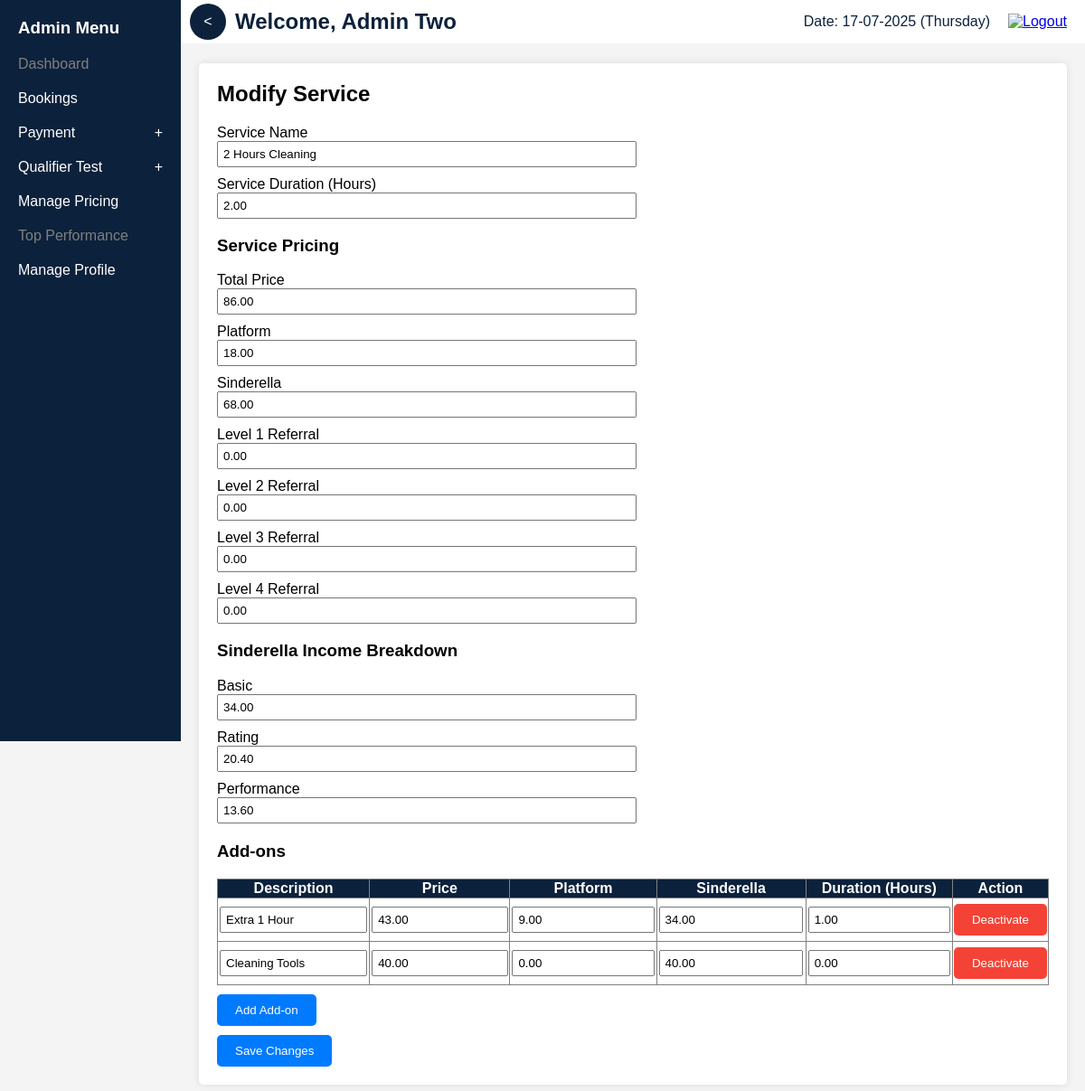
The app's page /ra/modify_service.php?service_id=2 (signed in) with its own data.
### tables this page shows
CREATE TABLE IF NOT EXISTS service_pricing (
    service_id INT(11) PRIMARY KEY AUTO_INCREMENT,
    service_name VARCHAR(255) NOT NULL,
    service_price DECIMAL(10, 2) NOT NULL,
    service_duration DECIMAL(10, 2) NOT NULL,  
    service_status VARCHAR(20) NOT NULL DEFAULT 'active'  
     
);

CREATE TABLE IF NOT EXISTS pricing (
    pricing_id INT(11) PRIMARY KEY AUTO_INCREMENT,
    service_id INT(11) NOT NULL,
    pr_platform DECIMAL(10, 2) NOT NULL,
    pr_sind DECIMAL(10, 2) NOT NULL,
    pr_lvl1 DECIMAL(10, 2) NOT NULL,
    pr_lvl2 DECIMAL(10, 2) NOT NULL,
    pr_lvl3 DECIMAL(10, 2) NOT NULL,
    pr_lvl4 DECIMAL(10, 2) NOT NULL,
    pr_br_basic DECIMAL(10, 2) NOT NULL,
    pr_br_rate DECIMAL(10, 2) NOT NULL,
    pr_br_perf DECIMAL(10, 2) NOT NULL,
    FOREIGN KEY (service_id) REFERENCES service_pricing(service_id)
);

CREATE TABLE IF NOT EXISTS addon (
    ao_id INT(11) PRIMARY KEY AUTO_INCREMENT,
    service_id INT(11) NOT NULL,
    ao_desc VARCHAR(255) NOT NULL,
    ao_price DECIMAL(10, 2) NOT NULL,
    ao_platform DECIMAL(10, 2) NOT NULL,
    ao_sind DECIMAL(10, 2) NOT NULL,
    ao_duration DECIMAL(10, 2) NOT NULL,  
    ao_status VARCHAR(20) NOT NULL DEFAULT 'active',  
    FOREIGN KEY (service_id) REFERENCES service_pricing(service_id)
);

### ra/modify_service.php (the view, shortened to what this page needs)
<?php
require_once '../db_connect.php';
$service_id = isset($_GET['service_id']) ? $_GET['service_id'] : 0;
$service = [];
$pricing = [];
$addons = [];
if ($service_id) {
    $service_query = "SELECT service_name, service_price, service_duration FROM service_pricing WHERE service_id = ?";
    $stmt = $conn->prepare($service_query);
    $stmt->bind_param("i", $service_id);
    $stmt->execute();
    $service_result = $stmt->get_result();
    $service = $service_result->fetch_assoc();
    $pricing_query = "SELECT * FROM pricing WHERE service_id = ?";
    $stmt = $conn->prepare($pricing_query);
    $stmt->bind_param("i", $service_id);
    $stmt->execute();
    $pricing_result = $stmt->get_result();
    $pricing = $pricing_result->fetch_assoc();
    $addons_query = "SELECT ao_id, ao_desc, ao_price, ao_platform, ao_sind, ao_duration, ao_status FROM addon WHERE service_id = ?";
    $stmt = $conn->prepare($addons_query);
    $stmt->bind_param("i", $service_id);
    $stmt->execute();
    $addons_result = $stmt->get_result();
    while ($addon = $addons_result->fetch_assoc()) {
        $addons[] = $addon;
    }
}
?>
<!DOCTYPE html>
<html lang="en">
<head>
    <link rel="stylesheet" href="../includes/css/styles_user.css">
</head>
<body>
    <div class="main-container">
        <?php include '../includes/menu/menu_adm.php'; ?>
        <div class="content-container">
            <?php include '../includes/header_adm.php'; ?>
            <div class="profile-container">
                <h2><?php echo $service_id ? 'Modify' : 'Add'; ?> Service</h2>
                <form id="serviceForm" method="POST" action="save_service.php">
                    <label for="service_name">Service Name</label>
                    <input type="text" id="service_name" name="service_name" value="<?php echo htmlspecialchars($service['service_name'] ?? ''); ?>" required>
                    <label for="service_duration">Service Duration (Hours)</label>
                    <input type="number" step="0.01" id="service_duration" name="service_duration" value="<?php echo htmlspecialchars($service['service_duration'] ?? ''); ?>" required>
                    <h3>Service Pricing</h3>
                    <label for="service_price">Total Price</label>
                    <input type="number" step="0.01" id="service_price" name="service_price" value="<?php echo htmlspecialchars($service['service_price'] ?? ''); ?>" required>
                    <label for="pr_platform">Platform</label>
                    <input type="number" step="0.01" id="pr_platform" name="pr_platform" value="<?php echo htmlspecialchars($pricing['pr_platform'] ?? ''); ?>" required>
                    <label for="pr_sind">Sinderella</label>
                    <input type="number" step="0.01" id="pr_sind" name="pr_sind" value="<?php echo htmlspecialchars($pricing['pr_sind'] ?? ''); ?>" required>
                    <label for="pr_lvl1">Level 1 Referral</label>
                    <input type="number" step="0.01" id="pr_lvl1" name="pr_lvl1" value="<?php echo htmlspecialchars($pricing['pr_lvl1'] ?? ''); ?>" required>
                    <label for="pr_lvl2">Level 2 Referral</label>
                    <input type="number" step="0.01" id="pr_lvl2" name="pr_lvl2" value="<?php echo htmlspecialchars($pricing['pr_lvl2'] ?? ''); ?>" required>
                    <label for="pr_lvl3">Level 3 Referral</label>
                    <input type="number" step="0.01" id="pr_lvl3" name="pr_lvl3" value="<?php echo htmlspecialchars($pricing['pr_lvl3'] ?? ''); ?>" required>
                    <label for="pr_lvl4">Level 4 Referral</label>
                    <input type="number" step="0.01" id="pr_lvl4" name="pr_lvl4" value="<?php echo htmlspecialchars($pricing['pr_lvl4'] ?? ''); ?>" required>
                    <h3>Sinderella Income Breakdown</h3>
                    <label for="pr_br_basic">Basic</label>
                    <input type="number" step="0.01" id="pr_br_basic" name="pr_br_basic" value="<?php echo htmlspecialchars($pricing['pr_br_basic'] ?? ''); ?>" required>
                    <label for="pr_br_rate">Rating</label>
                    <input type="number" step="0.01" id="pr_br_rate" name="pr_br_rate" value="<?php echo htmlspecialchars($pricing['pr_br_rate'] ?? ''); ?>" required>
                    <label for="pr_br_perf">Performance</label>
                    <input type="number" step="0.01" id="pr_br_perf" name="pr_br_perf" value="<?php echo htmlspecialchars($pricing['pr_br_perf'] ?? ''); ?>" required>
                    <div class="addon-container">
                        <h3>Add-ons</h3>
                        <table id="addonsTable" border="1" style="width: 100%; border-collapse: collapse;">
                            <thead style="background-color: #0c213b; color: white;">
                                <tr>
                                    <th>Description</th>
                                    <th>Price</th>
                                    <th>Platform</th>
                                    <th>Sinderella</th>
                                    <th>Duration (Hours)</th>
                                    <th>Action</th>
                                </tr>
                            </thead>
                            <tbody>
                                <?php foreach ($addons as $addon): ?>
                                    <tr>
                                        <td>
                                            <input type="text" name="addon_desc[]" value="<?php echo htmlspecialchars($addon['ao_desc']); ?>" required>
                                        </td>
                                        <td><input type="number" step="0.01" name="addon_price[]" value="<?php echo htmlspecialchars($addon['ao_price']); ?>" required></td>
                                        <td><input type="number" step="0.01" name="addon_platform[]" value="<?php echo htmlspecialchars($addon['ao_platform']); ?>" required></td>
                                        <td><input type="number" step="0.01" name="addon_sind[]" value="<?php echo htmlspecialchars($addon['ao_sind']); ?>" required></td>
                                        <td><input type="number" step="0.01" name="addon_duration[]" value="<?php echo htmlspecialchars($addon['ao_duration']); ?>" required></td>
                                        <td>
                                            <?php if ($addon['ao_status'] == 'active'): ?>
                                                <button type="button" id="deactivate-button" onclick="toggleAddonStatus(<?php echo $addon['ao_id']; ?>, 'inactive')">Deactivate</button>
                                            <?php else: ?>
                                                <button type="button" id="activate-button" onclick="toggleAddonStatus(<?php echo $addon['ao_id']; ?>, 'active')">Activate</button>
                                            <?php endif; ?>
                                        </td>
                                    </tr>
                                <?php endforeach; ?>
                            </tbody>
                        </table>
                    </div>
                    <button type="button" onclick="addAddonRow()">Add Add-on</button>
                    <br>
                    <button type="submit">Save Changes</button>
                </form>
            </div>
        </div>
    </div>
</body>
</html>

### includes/menu/menu_adm.php (shortened to what this page needs)
<?php
$open_submenus = [];
?>
<div class="menu" id="menu">
    <h3>Admin Menu</h3>
    <ul>
        <li><a href="#" style="color:grey;">Dashboard</a></li>
        <li><a href="view_bookings.php">Bookings</a></li>
        <li>
            <a href="#" class="menu-item" data-target="managePaymentSubMenu">
                Payment <span class="menu-icon"><?php echo !empty($open_submenus['managePaymentSubMenu']) ? '-' : '+'; ?></span>
            </a>
        </li>
        <li>
            <a href="#" class="menu-item" data-target="manageTestSubMenu">
                Qualifier Test <span class="menu-icon"><?php echo !empty($open_submenus['manageTestSubMenu']) ? '-' : '+'; ?></span>
            </a>
        </li>
        <li><a href="manage_pricing.php">Manage Pricing</a></li>
        <li><a href="#" style="color:grey;">Top Performance</a></li>
        <li><a href="manage_profile.php">Manage Profile</a></li>
    </ul>
</div>
<div class="floating-toggle" id="menuToggle"><</div>

### includes/header_adm.php (shortened to what this page needs)
<?php
require_once '../db_connect.php';
$adm_id = $_SESSION['adm_id'];
$stmt = $conn->prepare("SELECT adm_name, last_login_date FROM admins WHERE adm_id = ?");
$stmt->bind_param("i", $adm_id);
$stmt->execute();
$stmt->bind_result($adm_name, $last_login_date);
$locale = 'en_US';
$dateFormatter = new IntlDateFormatter($locale, IntlDateFormatter::FULL, IntlDateFormatter::NONE, 'Asia/Kuala_Lumpur');
$dateFormatter->setPattern('dd-MM-yyyy (EEEE)');
$date_malaysia = $dateFormatter->format(new DateTime());
?>
<div class="header">
    <div class="header-left">
        <h2>Welcome, <?php echo htmlspecialchars($adm_name); ?></h2>
    </div>
    <div class="header-right">
        <p>Date: <?php echo $date_malaysia; ?></p>
        <a href="../logout.php"><img src="../img/icon_logout.png" alt="Logout" title="Logout"></a>
    </div>
</div>

### includes/css/styles_user.css (style rules this page uses)
body { font-family: Arial, sans-serif; margin: 0; padding: 0; background-color: #f4f4f4; }
.header { background-color: #ffffff; color: #0c213b; padding: 10px 0; display: flex; justify-content: space-between; align-items: center; position: fixed; width: calc(100% - 200px); top: 0; right: 0; z-index: 1000; transition: width 0.3s; }
.header-left { display: flex; align-items: center; }
.header-left h2 { margin: 0; padding-left: 60px; }
.header-right { display: flex; align-items: center; padding-right: 20px; }
.header-right p { margin: 0; margin-right: 20px; }
.header-right a img { width: 24px; height: 24px; }
.menu { background-color: #0c213b; color: #fff; padding: 10px 0; width: 200px; height: 100vh; position: fixed; top: 0; left: 0; overflow-y: auto; transition: transform 0.3s ease; transform: translateX(0); }
.menu h3 { margin: 0; padding-left: 20px; display: flex; justify-content: space-between; align-items: center; padding: 10px 20px; }
.menu ul { list-style-type: none; padding: 0; margin: 0; }
.menu ul li { padding: 10px 20px; }
.menu ul li a { color: #fff; text-decoration: none; display: flex; justify-content: space-between; align-items: center; }
.main-container { display: flex; margin-left: 200px; padding-top: 50px; transition: margin-left 0.3s; }
.main-container a { color: #0000EE; }
.content-container { flex-grow: 1; padding: 20px; }
.profile-container { background-color: #fff; padding: 20px; border-radius: 5px; box-shadow: 0 0 10px rgba(0, 0, 0, 0.1); }
.profile-container h2 { margin-top: 0; }
.profile-container button { display: inline-block; padding: 10px 20px; margin-top: 10px; background-color: #007bff; color: #fff; border: none; border-radius: 5px; cursor: pointer; }
.floating-toggle { position: fixed; top: 4px; left: 210px; background-color: #0c213b; color: #fff; border-radius: 50%; width: 40px; height: 40px; display: flex; justify-content: center; align-items: center; cursor: pointer; z-index: 1001; transition: left 0.3s; }

### ra/modify_service.php (style rules this page uses)
.profile-container label { display: block; margin-top: 10px; }
.profile-container input[type="text"], .profile-container input[type="number"] { width: calc(50% - 10px); padding: 5px; margin-right: 10px; }
.profile-container .addon-container { margin-top: 20px; }
.profile-container .addon-container button { margin: 5px 0px; }
.profile-container .addon-container input[type="text"], .profile-container .addon-container input[type="number"] { width: 90%; margin: 5px 1px; }
#deactivate-button { background-color: #f44336; color: white; border: none; padding: 10px 20px; cursor: pointer; border-radius: 5px; }

### records on screen
service_pricing: service_name "2 Hours Cleaning", service_duration "2.00", service_price "86.00"
pricing: pr_platform "18.00", pr_sind "68.00", pr_lvl1 "0.00", pr_lvl2 "0.00", pr_lvl3 "0.00", pr_lvl4 "0.00", pr_br_basic "34.00", pr_br_rate "20.40", pr_br_perf "13.60"
addon: ao_desc "Extra 1 Hour", ao_price "43.00", ao_platform "9.00", ao_sind "34.00", ao_duration "1.00"
addon: ao_desc "Cleaning Tools", ao_price "40.00", ao_platform "0.00", ao_sind "40.00", ao_duration "0.00"

### other values on screen
$adm_name "Admin Two"
